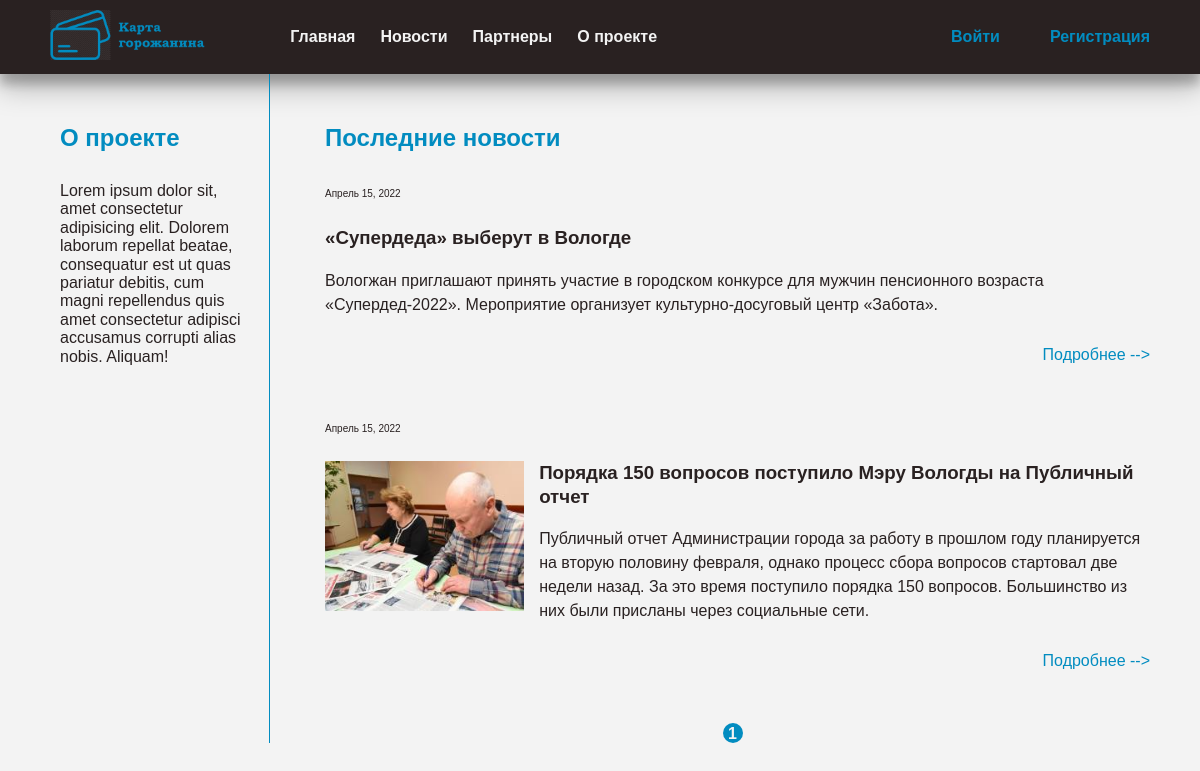
Page /news/ on the committed database.
### app_loyalty/models.py (models this page shows, shortened)
class News(SoftDeleteObject, models.Model):
    title = models.CharField(
        max_length=250,
        verbose_name='заголовок'
    )
    short_descr = models.TextField(
        verbose_name='краткое содержание'
    )
    description = models.TextField(
        verbose_name='содержание'
    )
    created_up = models.DateField(
        verbose_name='дата публикации',
        auto_now_add=True
    )
    img = models.ImageField(
        verbose_name='изображение',
        blank=True,
        upload_to=news_img_directory_path
    )
    is_active = models.BooleanField(
        verbose_name='активна',
        default=True
    )
    class Meta:
        db_table = 'news'
        verbose_name = 'новость'
        verbose_name_plural = 'новости'
        ordering = ['-created_up']
    def get_absolute_url(self):
        return reverse('news_detail', kwargs={'pk': self.pk})
    @classmethod
    def get_news_list(cls, limit: int = None) -> List['News']:
        result: List['News'] = cls.objects.filter(is_active=True)
        return result[:limit]

### app_loyalty/views.py (the view)
# urls.py: path('news/', NewsList.as_view(), name='news'),
class NewsList(ListView):
    paginate_by = 10
    model = News
    template_name = 'app_loyalty/news.html'
    context_object_name = 'news_list'
    def get_context_data(self, **kwargs):
        context = super().get_context_data()
        context['title'] = 'Новости'
        return context
    def get_queryset(self):
        return News.get_news_list()

### app_loyalty/templates/app_loyalty/news.html (shortened to what this page needs)
{% extends 'app_loyalty/base.html' %}
{% load static %}
{% block content %}
<section class="news">
  <div class="news__container container flex">
    <div class="news__left">
      <h2 class="title news__title">О проекте</h2>
      <p class="news__descr">Lorem ipsum dolor sit, amet consectetur adipisicing elit. Dolorem laborum repellat beatae, consequatur est ut quas pariatur debitis, cum magni repellendus quis amet consectetur adipisci accusamus corrupti alias nobis. Aliquam!</p>
    </div>
    <div class="news__right">
      <h2 class="title news__title">Последние новости</h2>
      {% if news_list %}
      {% for news in news_list %}
      <div class="news__item">
        <p class="news__item-date">{{ news.created_up }}</p>
        {% if news.img %}
        <img src="{{ news.img.url }}" alt="" class="news__item-img">
        {% endif %}
        <h3 class="news__item-title">{{ news.title }}</h3>
        <p class="news__item-descr">{{ news.short_descr }}</p>
        <a href="{{ news.get_absolute_url }}" class="news__item-link">Подробнее --></a>
      </div>
      {% endfor %}
      {% endif %}
      <nav class="paginator__nav">
        <ul class="list-reset flex paginator__list">
          {% for page in page_obj.paginator.page_range %}
          {% if page_obj.number == page %}
          <li class="paginatir__item paginatir__item-selected">{{ page }}</li>
          {% else %}
          <li class="paginatir__item">
            <a href="?page={{ page }}">{{ page }}</a>
          </li>
          {% endif %}
          {% endfor %}
        </ul>
      </nav>
    </div>
  </div>
</section>
{% endblock %}

### app_loyalty/static/app_loyalty/css/style.css (style rules this page uses)
html { box-sizing: border-box; }
a { color: inherit; text-decoration: none; transition-property: background-color, color; transition-duration: .3s; transition-timing-function: ease; }
p { margin: 0; }
img { max-width: 100%; }
body { font-family: 'OpenSans', sans-serif; font-weight: 400; font-size: 16px; color: var(--text-color-dark); background-color: #f3f3f3; background-attachment: fixed; background-size: cover; }
:root { --main-color: #028cc0; --whigt: #fff; --shadow: 0 14px 28px rgba(0,0,0,0.25), 0 10px 10px rgba(0,0,0,0.22); --main-color-hover: #045775; --text-color-dark: #292121; --text-color-light: #f3f3f3; }
.container { justify-content: space-between; position: relative; max-width: 1500px; margin: 0 auto; padding-left: 50px; padding-right: 50px; }
.list-reset { margin: 0; padding: 0; list-style: none; }
.title { margin-top: 50px; margin-bottom: 30px; font-weight: 700; color: var(--main-color); }
.flex { display: flex; }
.paginator__nav { margin-top: 20px; font-weight: 600; color: var(--main-color); }
.paginator__list { justify-content: center; }
.paginatir__item { margin-right: 10px; padding-top: 2px; width: 20px; height: 20px; text-align: center; border-radius: 100%; }
.paginatir__item-selected { color: var(--text-color-light); background-color: var(--main-color); }
.news__container { padding-bottom: 50px; }
.news__left { padding: 0 20px 0 10px; width: 20%; border-right: 1px solid var(--main-color); }
.news__right { width: 75%; }
.news__item { position: relative; margin-bottom: 50px; padding-bottom: 50px; line-height: 1.5em; }
.news__item-date { margin-bottom: 20px; font-size: 10px; }
.news__item-img { max-height: 150px; float: left; margin-right: 15px; margin-bottom: 15px; }
.news__item-link { position: absolute; right: 0; bottom: 0; margin-top: 20px; color: var(--main-color); }

### rows in the picture
News: created_up "Апрель 15, 2022", title "«Супердеда» выберут в Вологде", short_descr "Вологжан приглашают принять участие в городском конкурсе для мужчин пенсионного возраста «Супердед-2022». Мероприятие организует культурно-досуговый центр «Забота»."
News: created_up "Апрель 15, 2022", img (picture), title "Порядка 150 вопросов поступило Мэру Вологды на Публичный отчет", short_descr "Публичный отчет Администрации города за работу в прошлом году планируется на вторую половину февраля, однако процесс сбора вопросов стартовал две недели назад. За это время поступило порядка 150 вопросов. Большинство из них были присланы через социальные сети."

### other values in the picture
{{ page }} "1"
